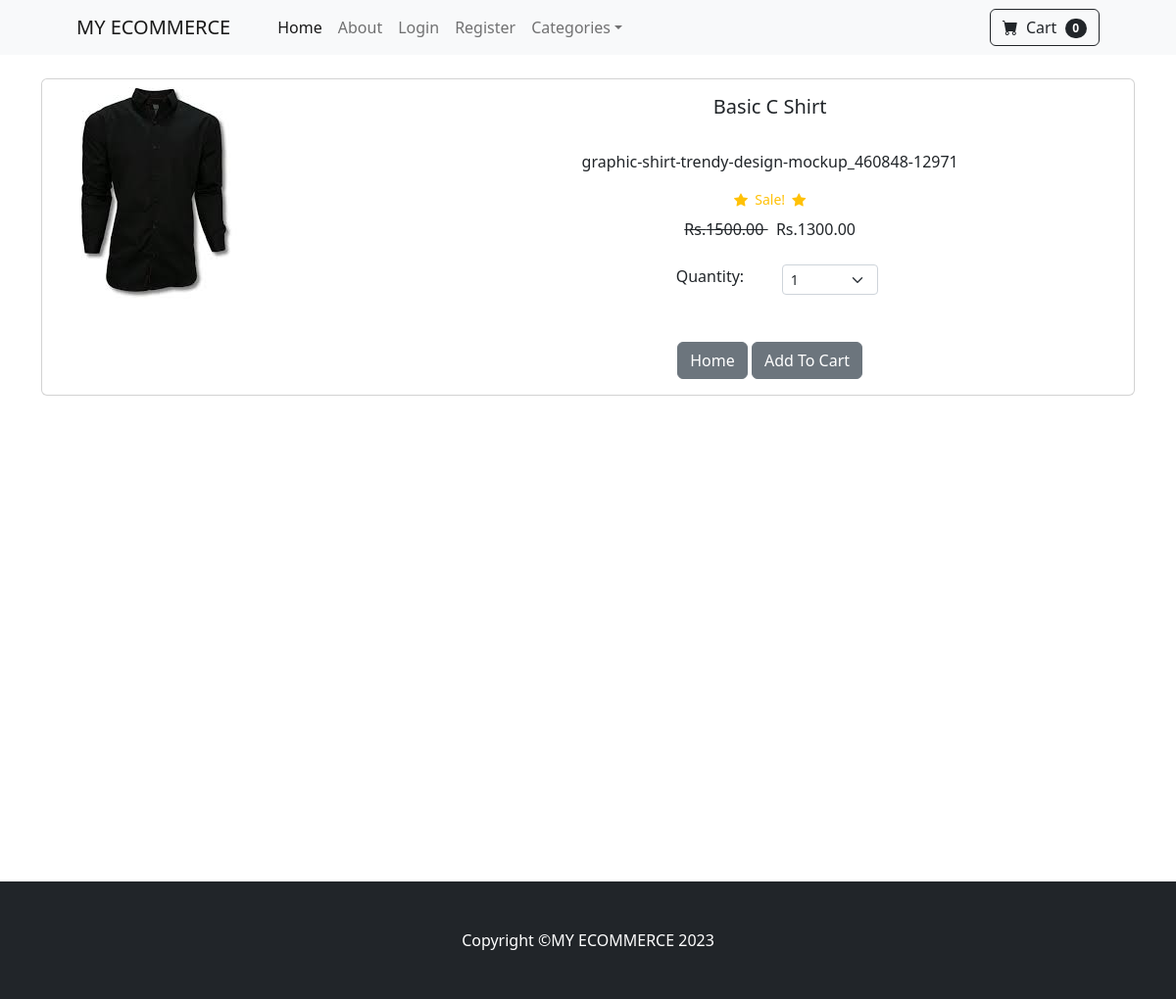
The app's page /product/3 with its own data.
### store/models.py (models this page shows, shortened)
class Product(models.Model):
    name = models.CharField(max_length=50)
    price = models.DecimalField(default=0, decimal_places=2, max_digits=6)
    category = models.ForeignKey(Category, on_delete=models.CASCADE, default=1)
    description = models.CharField(max_length=255, default='', blank=True, null=True)
    image = models.ImageField(upload_to='uploads/product/')
    is_sale = models.BooleanField(default=False)
    sale_price = models.DecimalField(default=0, decimal_places=2, max_digits=6)

### store/views.py (the view)
# urls.py: path('product/<int:pk>', views.product, name='product'),
def product(request, pk):
	product = Product.objects.get(id=pk)
	return render(request, 'product.html', {'product': product})

### cart/cart.py (called while the page is built)
	def __len__(self):
		return len(self.cart)

### cart/context_processors.py (called while the page is built)
def cart(request):
    return {'cart': Cart(request)}

### store/templates/product.html (shortened to what this page needs)
{% extends 'base.html' %}
{% block content %}
<div class="container">
<br/>
<div class="card mb-3">
  <div class="row g-0">
    <div class="col-md-4">
      <img src="{{ product.image.url }}" class="img-fluid rounded-start" alt="...">
    </div>
    <div class="col-md-8">
      <div class="card-body">
        <center>
        <h5 class="card-title">{{ product.name }}</h5>
        <br/>
        <p class="card-text justified">{{ product.description }}</p>
        {% if product.is_sale %}
        <div class="d-flex justify-content-center small text-warning mb-2">
                <div class="bi-star-fill"></div>
                &nbsp;&nbsp;Sale!&nbsp;&nbsp;
                <div class="bi-star-fill"></div>
                </div>
                <strike>
                Rs.{{ product.price }}
                </strike>
                &nbsp;
                Rs.{{ product.sale_price }}
        {% else %}
            Rs.{{ product.price }}
        {% endif %}
            <br/><br/>
<div class="row justify-content-center">
    <div class="col-md-2">Quantity:</div>
                <div class="col-md-2">
                <select class="form-select form-select-sm" id="qty-cart">
                  <option value="1">1</option>
                </select>
                </div>
            </div>
            <br/><br/>
        <a href="{% url 'home'%}" class="btn btn-secondary">Home</a>
        <button type="button" value="{{ product.id }}" class="btn btn-secondary" id="add-cart">Add To Cart</button>
    </center>
      </div>
    </div>
  </div>
</div>
</div>
<br/><br/><br/><br/><br/><br/><br/><br/><br/><br/><br/><br/><br/><br/><br/><br/><br/><br/><br/><br/>
{% endblock %}

### records on screen
Product: image (picture), name "Basic C Shirt", description "graphic-shirt-trendy-design-mockup_460848-12971", price "1500.00", sale_price "1300.00"

### other values on screen
{{ cart|length }} "0"
